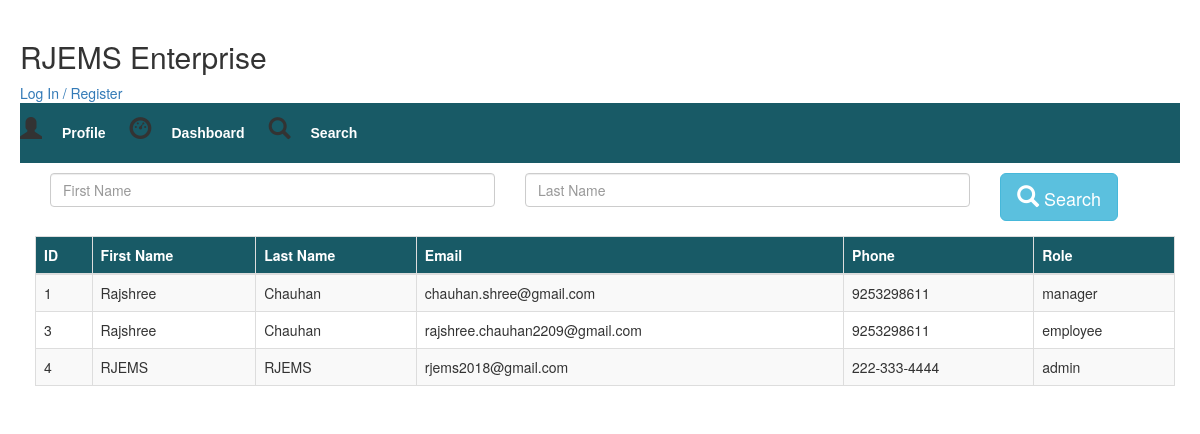
Screenshot of /search with the database file from the repository.
### models/models.py (models this page shows, shortened)
class User(db.Model):
    __tablename__ = 'users'
    id = db.Column(db.Integer, primary_key=True)
    first_name = db.Column(db.String(255))
    last_name = db.Column(db.String(255))
    email = db.Column(db.String(255))
    phone = db.Column(db.Integer())
    bio = db.Column(db.String(255))
    address_line1 = db.Column(db.String(255))
    address_line2 = db.Column(db.String(255))
    city = db.Column(db.String(255))
    state = db.Column(db.String(255))
    basic_salary = db.Column(db.Integer)
    role_id = db.Column(db.Integer, db.ForeignKey('roles.id'))

### server.py (the view)
@app.route("/search", methods=['GET', 'POST'])
@oidc.require_login
def search():
    if request.method == 'POST':
        first_name = request.form['input_first_name']
        last_name = request.form['input_last_name']
        users = get_users_by_filter(first_name, last_name)
        return render_template("search.html", users=users)
    users = get_all_users()
    return render_template("search.html", users=users)

### server.py (called while the page is built)
@app.before_request
def before_request():
    if oidc.user_loggedin:
        g.user = okta_client.get_user(oidc.user_getfield("sub"))
        session['role_name'] = get_logged_in_user_role(g)
    else:
        g.user = None

### utils.py (called while the page is built)
def get_all_users():
    users = User.query.all()
    for user in users:
        user.role_name = Role.query.filter_by(id=user.role_id).first().role_name
    return users

### templates/search.html (shortened to what this page needs)
{% extends "layout.html" %}
{% block body %}
<form id="search" method=post>
    <div class="form-row">
        <div class="form-group col-md-5">
            <input type="text" class="form-control" id="input_first_name" name="input_first_name" placeholder="First Name">
        </div>
        <div class="form-group col-md-5">
            <input type="text" class="form-control" id="input_last_name" name="input_last_name" placeholder="Last Name">
        </div>
        <div class="form-group col-md-2">
            <button type="submit" class="btn btn-info btn-lg" ><span class="glyphicon glyphicon-search"></span> Search</button>
        </div>
    </div>
    <table class="table table-striped table-bordered table-hover" >
        <thead class="table-header">
        <tr>
            <th scope="col">ID</th>
            <th scope="col">First Name</th>
            <th scope="col">Last Name</th>
            <th scope="col">Email</th>
            <th scope="col">Phone</th>
            <th scope="col">Role</th>
        </tr>
        </thead>
        {% for item in users %}
            <TR>
                <TD class="c1">{{item.id}}</TD>
                <TD class="c2">{{item.first_name}}</TD>
                <TD class="c3">{{item.last_name}}</TD>
                <TD class="c4"><SPAN>{{item.email}}</SPAN></TD>
                <TD class="c5"><SPAN>{{item.phone}}</SPAN></TD>
                <TD class="c5"><SPAN>{{item.role_name}}</SPAN></TD>
            </TR>
        {% endfor %}
    </table>
</form>
{% endblock %}

### templates/layout.html (shortened to what this page needs)
<!doctype html>
<html lang="en">
<head>
    <link rel="stylesheet" href="{{ url_for('static', filename='style.css') }}">    <title>RJEMS Enterprise | {% block title %}{% endblock %}</title>
    <link rel="stylesheet" href="https://maxcdn.bootstrapcdn.com/bootstrap/3.3.7/css/bootstrap.min.css">
</head>
<body>
<div class="header">
    <h2 class="my-0 mr-md-auto font-weight-normal">RJEMS Enterprise</h2>
    <nav class="my-2 my-md-0 mr-md-3">
        {% if not g.user %}
        <a class="p-2 text-dark" href="/login">Log In / Register</a>
        {% else %}
        <a class="p-2 text-dark" href="/logout">Logout</a>
        {% endif %}
    </nav>
</div>
<div>
    <ul class="header" >
        <li><span class="glyphicon glyphicon-user"></span><a href="/profile">Profile</a></li>
        <li><span class="glyphicon glyphicon-dashboard"></span><a href="/dashboard">Dashboard</a></li>
        <li><span class="glyphicon glyphicon-search"></span><a href="/search">Search</a></li>
    </ul>
</div>
<div class="container">
    {% block body %}{% endblock %}
</div>
</body>
</html>

### static/style.css (style rules this page uses)
body { background-color: #fff; padding: 20px; margin: 0; }
h1, h2, p, ul, li { font-family: sans-serif; }
ul.header li { display: inline; list-style-type: none; margin: 0; }
ul.header { background-color: #185a66; padding: 0; }
ul.header li a { color: #FFF; font-weight: bold; text-decoration: none; padding: 20px; display: inline-block; }
.glyphicon { font-size: 22px; }
a { color: #000000 }
.table-header { background-color: #185a66; color: white }
.btn { padding: 14px 24px; border: 0 none; font-weight: 700; letter-spacing: 1px; text-transform: uppercase; }

### rows the page displays
User: id "1", first_name "Rajshree", last_name "Chauhan", email "chauhan.shree@gmail.com", phone "9253298611", role_name "manager"
User: id "3", first_name "Rajshree", last_name "Chauhan", email "rajshree.chauhan2209@gmail.com", phone "9253298611", role_name "employee"
User: id "4", first_name "RJEMS", last_name "RJEMS", email "rjems2018@gmail.com", phone "222-333-4444", role_name "admin"
